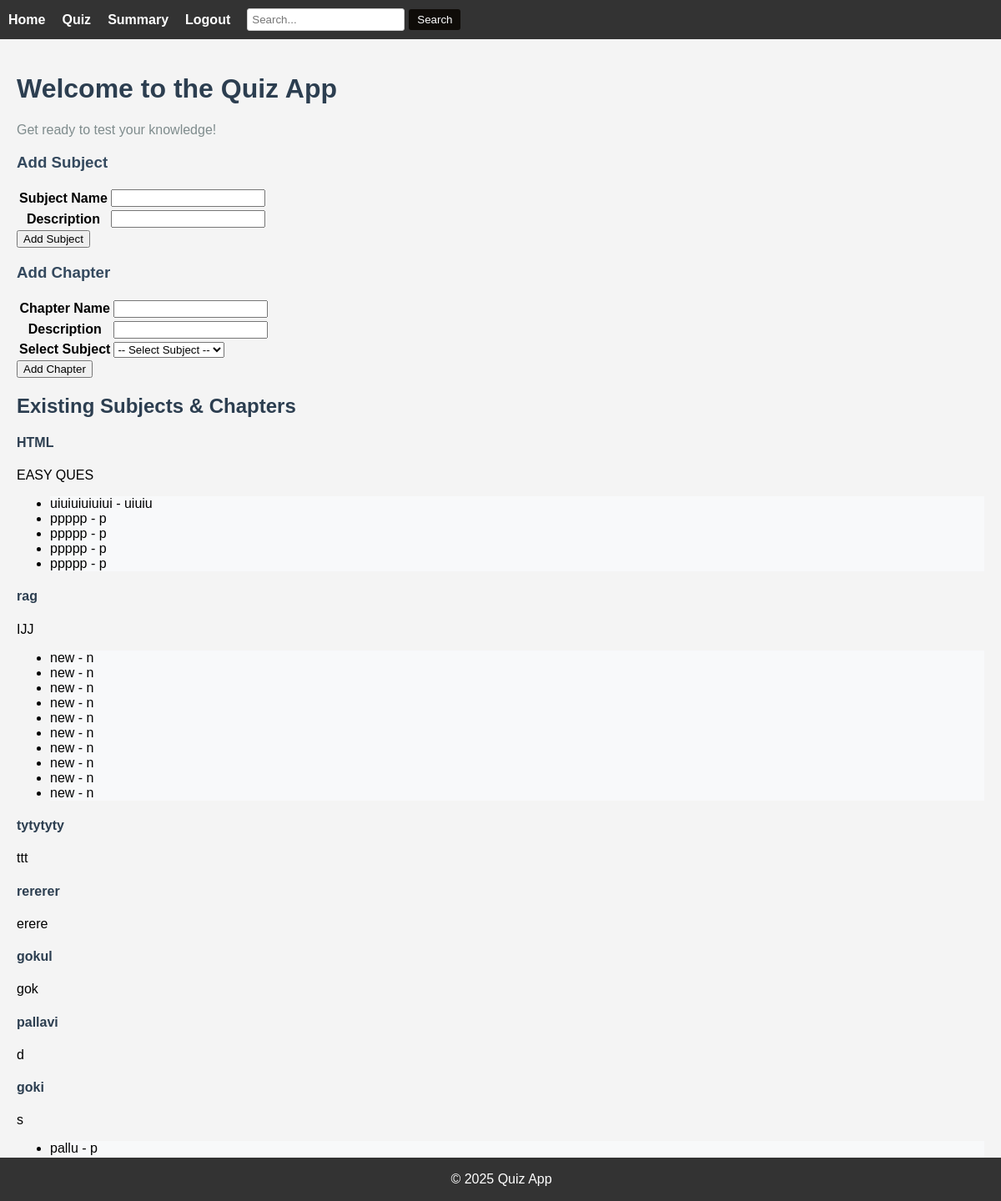
Screenshot of /admin_dashboard (signed in) with the database file from the repository.
### models.py (models this page shows)
class Subject(db.Model):
    id = db.Column(db.Integer, primary_key=True)
    subject_name = db.Column(db.String(80), nullable=False)
    description = db.Column(db.String(255), nullable=True)

class Chapter(db.Model):
    id = db.Column(db.Integer, primary_key = True)
    chapter_name = db.Column(db.String(80), nullable=False)
    description = db.Column(db.String(255), nullable=True)
    subject_id = db.Column(db.Integer, db.ForeignKey('subject.id'), nullable=False)
    subject = db.relationship('Subject', backref=db.backref('chapters', lazy=True))

### app.py (the view, shortened to what this page needs)
@app.route('/admin_dashboard', methods=['GET', 'POST'])
def admin_dashboard():
    if "user_id" not in session or session['user_role'] != 'admin':
        flash("Unauthorized access!", "danger")
        return redirect(url_for("login"))
    subjects = Subject.query.all()
    return render_template("admin_dashboard.html", subjects=subjects)

### templates/admin_dashboard.html (shortened to what this page needs)
{% extends 'base.html' %}
{% block content %}
<div class="container mt-5">
    <h1 class="text-center fw-bold" style="color: #2c3e50;">Welcome to the Quiz App</h1>
    <p class="text-center" style="color: #7f8c8d;">Get ready to test your knowledge!</p>
    <div class="row justify-content-center">
        <div class="col-lg-6 col-md-8 mb-4">
            <div class="card border-0 shadow-sm rounded-4">
                <div class="card-body p-4">
                    <h3 class="mb-3 text-center" style="color: #34495e;">Add Subject</h3>
                    <form method="POST">
                        <table class="table table-bordered">
                            <tr>
                                <th>Subject Name</th>
                                <td><input type="text" class="form-control" name="subject_name" required></td>
                            </tr>
                            <tr>
                                <th>Description</th>
                                <td><input type="text" class="form-control" name="subject_description"></td>
                            </tr>
                        </table>
                        <div class="text-center mt-3">
                            <button type="submit" class="btn btn-dark rounded-3">Add Subject</button>
                        </div>
                    </form>
                </div>
            </div>
        </div>
        <div class="col-lg-6 col-md-8 mb-4">
            <div class="card border-0 shadow-sm rounded-4">
                <div class="card-body p-4">
                    <h3 class="mb-3 text-center" style="color: #34495e;">Add Chapter</h3>
                    <form method="POST">
                        <table class="table table-bordered">
                            <tr>
                                <th>Chapter Name</th>
                                <td><input type="text" class="form-control" name="chapter_name" required></td>
                            </tr>
                            <tr>
                                <th>Description</th>
                                <td><input type="text" class="form-control" name="chapter_description"></td>
                            </tr>
                            <tr>
                                <th>Select Subject</th>
                                <td>
                                    <select class="form-select" name="subject_id" required>
                                        <option value="">-- Select Subject --</option>
                                    </select>
                                </td>
                            </tr>
                        </table>
                        <div class="text-center mt-3">
                            <button type="submit" class="btn btn-dark rounded-3">Add Chapter</button>
                        </div>
                    </form>
                </div>
            </div>
        </div>
    </div>
    <div class="mt-5">
        <h2 class="text-center fw-bold" style="color: #2c3e50;">Existing Subjects & Chapters</h2>
        {% for subject in subjects %}
            <div class="card border-0 shadow-sm rounded-4 mt-3">
                <div class="card-body p-4">
                    <h4 class="mb-2" style="color: #2c3e50;">{{ subject.subject_name }}</h4>
                    <p class="text-muted">{{ subject.description }}</p>
                    <ul class="list-group list-group-flush">
                        {% for chapter in subject.chapters %}
                        <li class="list-group-item" style="border: none; background: #f8f9fa;">{{ chapter.chapter_name }} - <span class="text-muted">{{ chapter.description }}</span></li>
                        {% endfor %}
                    </ul>
                </div>
            </div>
        {% endfor %}
    </div>
</div>
{% endblock %}

### templates/base.html (shortened to what this page needs)
<!DOCTYPE html>
<html lang="en">
<head>
</head>
<body>
    <nav>
        <ul>
            <li><a href="{{ url_for('index') }}">Home</a></li>
            <li><a href="{{ url_for('quiz') }}">Quiz</a></li>
            <li><a href="{{ url_for('summary') }}">Summary</a></li>
            <li><a href="{{ url_for('logout') }}">Logout</a></li>
            <li>
                <form action="{{ url_for('search') }}" method="GET" class="search-form">
                    <input type="text" name="query" placeholder="Search..." required>
                    <button type="submit">Search</button>
                </form>
            </li>
        </ul>
    </nav>
    <main>
        {% block content %}
        {% endblock %}
    </main>
    <footer>
        <p>&copy; 2025 Quiz App</p>
    </footer>
</body>
</html>

### templates/base.html (style rules this page uses)
body { font-family: Arial, sans-serif; margin: 0; padding: 0; background-color: #f4f4f4; }
nav { background-color: #333; padding: 10px; }
nav ul { list-style: none; padding: 0; margin: 0; display: flex; align-items: center; }
nav ul li { margin-right: 20px; }
nav ul li a { color: white; text-decoration: none; font-weight: bold; }
main { padding: 20px; }
footer { text-align: center; padding: 1px; background-color: #333; color: white; position: fixed; bottom: 0; width: 100%; }
.search-form { display: flex; align-items: center; }
.search-form input { padding: 5px; border: 1px solid #ccc; border-radius: 3px; }
.search-form button { padding: 5px 10px; background-color: #0f0c08; color: white; border: none; border-radius: 3px; cursor: pointer; margin-left: 5px; }

### rows the page displays
Subject: subject_name "HTML", description "EASY QUES"
Chapter: chapter_name "uiuiuiuiuiui", description "uiuiu"
Chapter: chapter_name "ppppp", description "p"
Chapter: chapter_name "ppppp", description "p"
Chapter: chapter_name "ppppp", description "p"
Chapter: chapter_name "ppppp", description "p"
Subject: subject_name "rag", description "IJJ"
Chapter: chapter_name "new", description "n"
Chapter: chapter_name "new", description "n"
Chapter: chapter_name "new", description "n"
Chapter: chapter_name "new", description "n"
Chapter: chapter_name "new", description "n"
Chapter: chapter_name "new", description "n"
Chapter: chapter_name "new", description "n"
Chapter: chapter_name "new", description "n"
Chapter: chapter_name "new", description "n"
Chapter: chapter_name "new", description "n"
Subject: subject_name "tytytyty", description "ttt"
Subject: subject_name "rererer", description "erere"
Subject: subject_name "gokul", description "gok"
Subject: subject_name "pallavi", description "d"
Subject: subject_name "goki", description "s"
Chapter: chapter_name "pallu", description "p"
